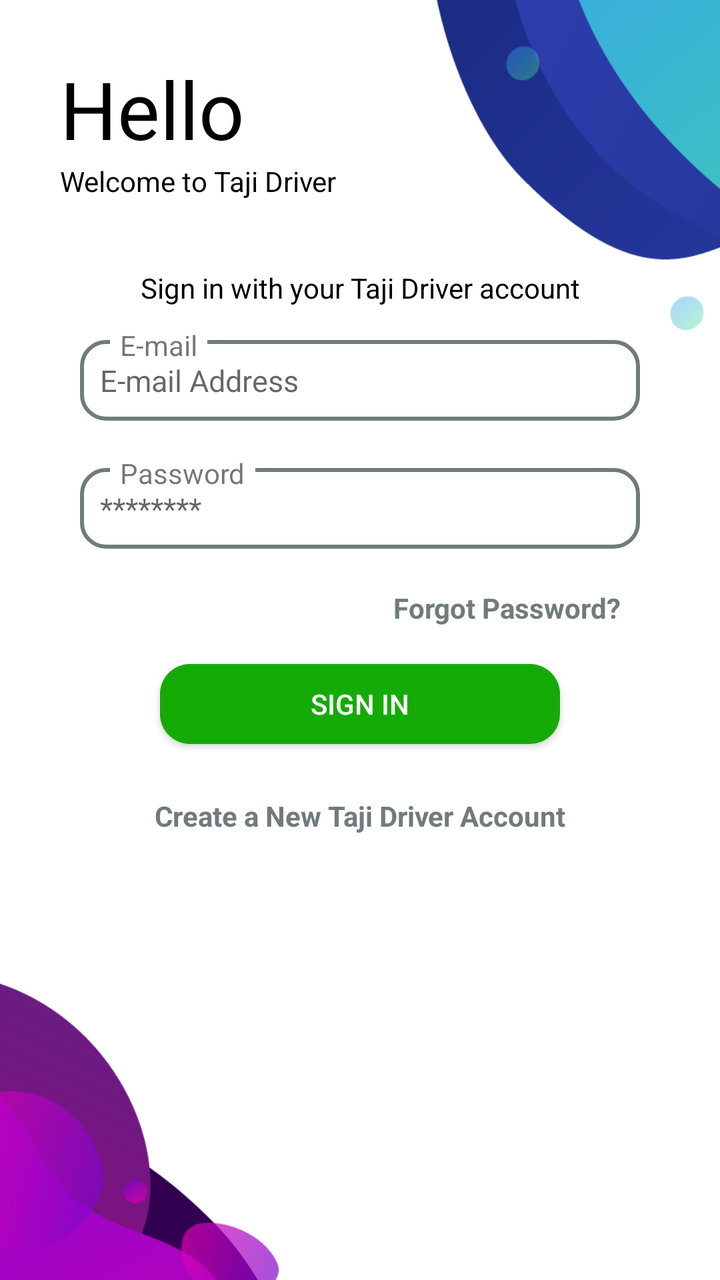
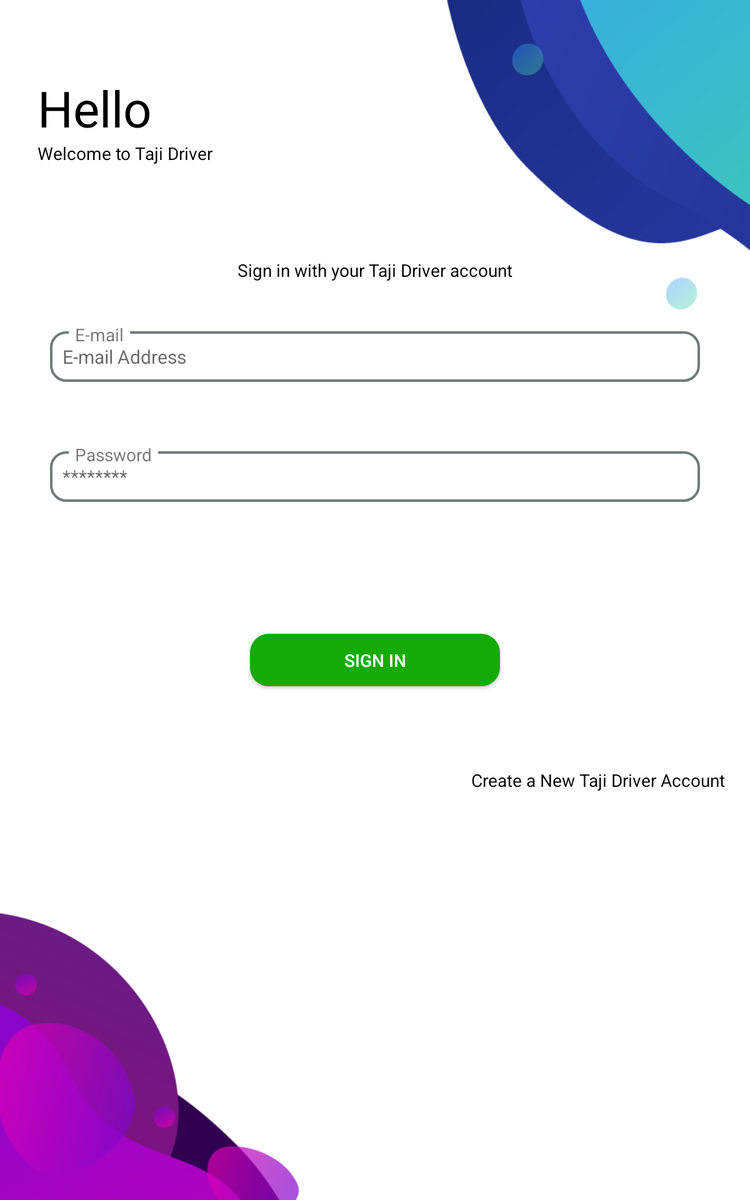

First picture: res/layout/ on a phone held upright. Second picture: the repository's own variant of that layout, on a device whose configuration matches the variant's folder. Source for both follows.
<!-- AndroidManifest.xml: application theme AppTheme -->
<!-- res/layout/auth_sign_in.xml -->
<?xml version="1.0" encoding="utf-8"?>
<RelativeLayout
    xmlns:android="http://schemas.android.com/apk/res/android"
    xmlns:tools="http://schemas.android.com/tools"
    android:id="@+id/main_layout"
    android:layout_width="match_parent"
    android:layout_height="match_parent"
    android:background="@android:color/white"
    android:screenOrientation="portrait"
    android:orientation="vertical"
    tools:context=".auth.SignIn">

    <ImageView
        android:id="@+id/imageView2"
        android:layout_width="match_parent"
        android:layout_height="match_parent"
        android:scaleType="centerCrop"
        android:src="@drawable/background_1" />

    <LinearLayout
        android:layout_width="match_parent"
        android:layout_height="match_parent"
        android:orientation="vertical"
        android:weightSum="10"
        android:layout_alignParentBottom="true">

        <RelativeLayout
            android:layout_width="match_parent"
            android:layout_height="0dp"
            android:paddingStart="@dimen/dim_20"
            android:paddingEnd="@dimen/dim_20"
            android:layout_weight="2">

            <LinearLayout
                android:layout_width="match_parent"
                android:layout_height="wrap_content"
                android:layout_centerInParent="true"
                android:paddingStart="@dimen/dim_10"
                android:paddingEnd="0dp"
                android:orientation="vertical">

                <TextView
                    android:layout_width="match_parent"
                    android:layout_height="wrap_content"
                    android:textColor="@android:color/black"
                    android:textSize="@dimen/dim_40"
                    android:layout_marginBottom="@dimen/dim_00"
                    android:text="@string/hello"
                    tools:ignore="SpUsage" />

                <TextView
                    android:layout_width="match_parent"
                    android:layout_height="wrap_content"
                    android:layout_centerInParent="true"
                    android:textColor="@android:color/black"
                    android:layout_marginBottom="@dimen/dim_00"
                    android:text="@string/welcome_taji"
                    tools:ignore="SpUsage" />

            </LinearLayout>

        </RelativeLayout>

        <RelativeLayout
            android:layout_width="match_parent"
            android:layout_height="0dp"
            android:paddingStart="@dimen/dim_20"
            android:paddingEnd="@dimen/dim_20"
            android:layout_weight="0.5">

            <TextView
                android:layout_width="match_parent"
                android:layout_height="wrap_content"
                android:layout_centerInParent="true"
                android:textColor="@android:color/black"
                android:layout_marginBottom="@dimen/dim_00"
                android:text="@string/sign_in_text"
                android:gravity="center"
                tools:ignore="SpUsage" />

        </RelativeLayout>

        <RelativeLayout
            android:layout_width="match_parent"
            android:layout_height="0dp"
            android:paddingStart="@dimen/dim_20"
            android:paddingEnd="@dimen/dim_20"
            android:layout_weight="1">

            <RelativeLayout
                android:layout_centerInParent="true"
                android:layout_width="match_parent"
                android:layout_height="match_parent"
                android:paddingStart="@dimen/dim_20"
                android:paddingEnd="@dimen/dim_20">

                <EditText
                    android:id="@+id/accountEmail"
                    android:layout_width="match_parent"
                    android:layout_height="wrap_content"
                    android:layout_marginTop="10dp"
                    android:padding="@dimen/dim_10"
                    android:hint="@string/email_hint"
                    android:textSize="@dimen/dim_15"
                    android:inputType="textEmailAddress"
                    android:background="@drawable/grey_borderline"
                    tools:ignore="SpUsage" />
                <TextView
                    android:layout_width="wrap_content"
                    android:layout_height="wrap_content"
                    android:layout_marginStart="@dimen/dim_15"
                    android:layout_marginEnd="@dimen/dim_10"
                    android:layout_marginTop="3dp"
                    android:paddingEnd="@dimen/dim_05"
                    android:paddingStart="@dimen/dim_05"
                    android:background="#ffffff"
                    android:text="@string/email_placeholder" />

            </RelativeLayout>

        </RelativeLayout>

        <RelativeLayout
            android:layout_width="match_parent"
            android:layout_height="0dp"
            android:paddingStart="@dimen/dim_20"
            android:paddingEnd="@dimen/dim_20"
            android:layout_weight="1">

            <RelativeLayout
                android:layout_width="match_parent"
                android:layout_height="match_parent"
                android:layout_centerHorizontal="true"
                android:paddingStart="@dimen/dim_20"
                android:paddingEnd="@dimen/dim_20">

                <EditText
                    android:id="@+id/accountPassword"
                    android:layout_width="match_parent"
                    android:layout_height="wrap_content"
                    android:layout_marginTop="10dp"
                    android:background="@drawable/grey_borderline"
                    android:hint="@string/password_hint"
                    android:inputType="textPassword"
                    android:padding="@dimen/dim_10"
                    android:textSize="@dimen/dim_15"
                    tools:ignore="SpUsage" />

                <TextView
                    android:layout_width="wrap_content"
                    android:layout_height="wrap_content"
                    android:layout_marginStart="@dimen/dim_15"
                    android:layout_marginTop="3dp"
                    android:layout_marginEnd="@dimen/dim_10"
                    android:background="#ffffff"
                    android:paddingStart="@dimen/dim_05"
                    android:paddingEnd="@dimen/dim_05"
                    android:text="@string/password_placeholder" />

            </RelativeLayout>

        </RelativeLayout>

        <RelativeLayout
            android:layout_width="match_parent"
            android:layout_height="0dp"
            android:paddingStart="@dimen/dim_20"
            android:paddingEnd="@dimen/dim_20"
            android:layout_weight="0.5">

            <LinearLayout
                android:layout_centerInParent="true"
                android:layout_width="match_parent"
                android:layout_height="match_parent"
                android:orientation="horizontal"
                android:paddingEnd="@dimen/dim_20"
                android:paddingStart="@dimen/dim_20"
                android:weightSum="5">

                <RelativeLayout
                    android:layout_width="0dp"
                    android:layout_gravity="end"
                    android:layout_weight="2"
                    android:gravity="end"
                    android:layout_height="match_parent"
                    tools:ignore="UselessLeaf" />

                <RelativeLayout
                    android:id="@+id/forgotPasswordLink"
                    android:layout_width="0dp"
                    android:layout_height="match_parent"
                    android:layout_weight="3"
                    android:layout_gravity="end"
                    android:gravity="end">

                    <androidx.appcompat.widget.AppCompatTextView
                        android:layout_width="match_parent"
                        android:layout_height="wrap_content"
                        android:background="@android:color/transparent"
                        android:textColor="@color/dark_grey"
                        android:textStyle="bold"
                        android:text="@string/forgotPassword"
                        android:layout_centerInParent="true"
                        android:textAllCaps="false"
                        android:paddingEnd="@dimen/dim_10"
                        android:paddingStart="0dp"
                        android:textAlignment="textEnd"
                        android:layout_gravity="end"/>

                </RelativeLayout>

            </LinearLayout>

        </RelativeLayout>

        <RelativeLayout
            android:id="@+id/authFailed"
            android:visibility="gone"
            android:layout_width="match_parent"
            android:layout_height="0dp"
            android:paddingStart="@dimen/dim_20"
            android:paddingEnd="@dimen/dim_20"
            android:layout_weight="0.5">

            <RelativeLayout
                android:layout_centerInParent="true"
                android:layout_width="match_parent"
                android:layout_height="wrap_content"
                android:paddingStart="@dimen/dim_05"
                android:paddingEnd="@dimen/dim_05">

                <TextView
                    android:id="@+id/accountError"
                    android:visibility="visible"
                    android:layout_width="match_parent"
                    android:layout_height="wrap_content"
                    android:layout_centerInParent="true"
                    android:textColor="@color/error"
                    android:gravity="center"
                    android:layout_marginBottom="@dimen/dim_00"
                    android:text="@string/sign_in_text"
                    tools:ignore="SpUsage" />

            </RelativeLayout>

        </RelativeLayout>

        <RelativeLayout
            android:layout_width="match_parent"
            android:layout_height="0dp"
            android:paddingStart="@dimen/dim_20"
            android:paddingEnd="@dimen/dim_20"
            android:layout_weight="1">

            <RelativeLayout
                android:layout_width="match_parent"
                android:layout_height="match_parent"
                android:layout_centerInParent="true"
                android:paddingStart="@dimen/dim_05"
                android:paddingEnd="@dimen/dim_05">

                <androidx.appcompat.widget.AppCompatButton
                    android:id="@+id/accountSignIn"
                    android:layout_width="200dp"
                    android:layout_height="40dp"
                    android:visibility="visible"
                    android:layout_centerInParent="true"
                    android:layout_gravity="center"
                    android:background="@drawable/round_button"
                    android:paddingStart="@dimen/dim_40"
                    android:paddingEnd="@dimen/dim_40"
                    android:text="@string/sign_in"
                    android:textColor="@android:color/white" />

                <ProgressBar
                    android:id="@+id/progressBar"
                    android:layout_centerInParent="true"
                    style="?android:attr/progressBarStyleLarge"
                    android:layout_width="match_parent"
                    android:layout_height="wrap_content"
                    android:layout_below="@+id/accountSignIn"
                    android:layout_centerHorizontal="true"
                    android:visibility="gone"/>

            </RelativeLayout>

        </RelativeLayout>

        <RelativeLayout
            android:id="@+id/signUpLink"
            android:layout_width="match_parent"
            android:layout_height="0dp"
            android:paddingStart="@dimen/dim_20"
            android:paddingEnd="@dimen/dim_20"
            android:layout_weight="0.75">

            <LinearLayout
                android:layout_centerInParent="true"
                android:layout_width="match_parent"
                android:layout_height="match_parent"
                android:orientation="horizontal"
                android:weightSum="5">

                <RelativeLayout
                    android:layout_width="match_parent"
                    android:layout_height="match_parent"
                    android:layout_weight="2"
                    android:layout_gravity="end"
                    android:gravity="end">

                    <androidx.appcompat.widget.AppCompatTextView
                        android:id="@+id/accountSignUp"
                        android:layout_width="match_parent"
                        android:layout_height="wrap_content"
                        android:background="@android:color/transparent"
                        android:textColor="@color/dark_grey"
                        android:textStyle="bold"
                        android:text="@string/accountSignUp"
                        android:layout_centerInParent="true"
                        android:textAllCaps="false"
                        android:textAlignment="center"
                        android:layout_gravity="end"/>

                </RelativeLayout>

            </LinearLayout>

        </RelativeLayout>

    </LinearLayout>

</RelativeLayout>
<!-- resources referenced by this layout -->
<resources>
  <color name="dark_grey">#707B7C</color>
  <color name="error">#FF0000</color>
  <dimen name="dim_00">00dp</dimen>
  <dimen name="dim_05">05dp</dimen>
  <dimen name="dim_10">10dp</dimen>
  <dimen name="dim_15">15dp</dimen>
  <dimen name="dim_20">20dp</dimen>
  <dimen name="dim_40">40dp</dimen>
  <!-- drawable background_1: png bitmap (drawable, 133350 bytes) -->
  <!-- drawable grey_borderline (drawable) -->
  <?xml version="1.0" encoding="UTF-8"?>
  <shape xmlns:android="http://schemas.android.com/apk/res/android">
  
      <stroke
          android:width="2dp"
          android:color="@color/dark_grey" />
  
      <corners android:radius="12dp" />
  
  </shape>
  <!-- drawable round_button (drawable) -->
  <?xml version="1.0" encoding="utf-8"?>
  <shape xmlns:android="http://schemas.android.com/apk/res/android"
      android:shape="rectangle">
      <solid android:color="@color/colorPrimaryDark" />
      <corners android:bottomRightRadius="@dimen/dim_15"
          android:bottomLeftRadius="@dimen/dim_15"
          android:topRightRadius="@dimen/dim_15"
          android:topLeftRadius="@dimen/dim_15"/>
  </shape>
  <string name="accountSignUp">Create a New Taji Driver Account</string>
  <string name="email_hint">E-mail Address</string>
  <string name="email_placeholder">E-mail</string>
  <string name="forgotPassword">Forgot Password?</string>
  <string name="hello">Hello</string>
  <string name="password_hint">********</string>
  <string name="password_placeholder">Password</string>
  <string name="sign_in">Sign In</string>
  <string name="sign_in_text">Sign in with your Taji Driver account</string>
  <string name="welcome_taji">Welcome to Taji Driver</string>
  <style name="AppTheme" parent="Theme.AppCompat.Light.DarkActionBar">
          
          <item name="colorPrimary">@color/colorPrimary</item>
          <item name="colorPrimaryDark">@color/colorPrimaryDark</item>
          <item name="colorAccent">@color/colorAccent</item>
      </style>
  <color name="colorPrimaryDark">#15AB07</color>
  
      // Other Dependant Color
  <color name="colorPrimary">#22C114</color>
  <color name="colorAccent">#19DF07</color>
</resources>
<!-- res/layout-large/auth_sign_in.xml (the repository's variant of the layout above) -->
<!-- drawn on a 7-inch tablet held upright -->
<?xml version="1.0" encoding="utf-8"?>
<RelativeLayout
    xmlns:android="http://schemas.android.com/apk/res/android"
    xmlns:tools="http://schemas.android.com/tools"
    android:id="@+id/main_layout"
    android:layout_width="match_parent"
    android:layout_height="match_parent"
    android:background="@android:color/white"
    android:screenOrientation="portrait"
    android:orientation="vertical"
    tools:context=".auth.SignIn">

    <ImageView
        android:id="@+id/imageView2"
        android:layout_width="match_parent"
        android:layout_height="match_parent"
        android:scaleType="centerCrop"
        android:src="@drawable/background_1" />

    <LinearLayout
        android:layout_width="match_parent"
        android:layout_height="match_parent"
        android:orientation="vertical"
        android:weightSum="10"
        android:layout_alignParentBottom="true">

        <RelativeLayout
            android:layout_width="match_parent"
            android:layout_height="0dp"
            android:paddingStart="@dimen/dim_20"
            android:paddingEnd="@dimen/dim_20"
            android:layout_weight="2">

            <LinearLayout
                android:layout_width="match_parent"
                android:layout_height="wrap_content"
                android:layout_centerInParent="true"
                android:paddingStart="@dimen/dim_10"
                android:paddingEnd="0dp"
                android:orientation="vertical">

                <TextView
                    android:layout_width="match_parent"
                    android:layout_height="wrap_content"
                    android:textColor="@android:color/black"
                    android:textSize="@dimen/dim_40"
                    android:layout_marginBottom="@dimen/dim_00"
                    android:text="@string/hello"
                    tools:ignore="SpUsage" />

                <TextView
                    android:layout_width="match_parent"
                    android:layout_height="wrap_content"
                    android:layout_centerInParent="true"
                    android:textColor="@android:color/black"
                    android:layout_marginBottom="@dimen/dim_00"
                    android:text="@string/welcome_taji"
                    tools:ignore="SpUsage" />

            </LinearLayout>

        </RelativeLayout>

        <RelativeLayout
            android:layout_width="match_parent"
            android:layout_height="0dp"
            android:paddingStart="@dimen/dim_20"
            android:paddingEnd="@dimen/dim_20"
            android:layout_weight="0.5">

            <TextView
                android:layout_width="match_parent"
                android:layout_height="wrap_content"
                android:layout_centerInParent="true"
                android:textColor="@android:color/black"
                android:layout_marginBottom="@dimen/dim_00"
                android:text="@string/sign_in_text"
                android:gravity="center"
                tools:ignore="SpUsage" />

        </RelativeLayout>

        <RelativeLayout
            android:layout_width="match_parent"
            android:layout_height="0dp"
            android:paddingStart="@dimen/dim_20"
            android:paddingEnd="@dimen/dim_20"
            android:layout_weight="1">

            <RelativeLayout
                android:layout_width="match_parent"
                android:layout_height="wrap_content"
                android:paddingStart="@dimen/dim_20"
                android:paddingEnd="@dimen/dim_20"
                android:layout_marginTop="@dimen/dim_15">

                <EditText
                    android:id="@+id/accountEmail"
                    android:layout_width="match_parent"
                    android:layout_height="wrap_content"
                    android:layout_marginTop="10dp"
                    android:padding="@dimen/dim_10"
                    android:hint="@string/email_hint"
                    android:textSize="@dimen/dim_15"
                    android:inputType="textEmailAddress"
                    android:background="@drawable/grey_borderline"
                    tools:ignore="SpUsage" />
                <TextView
                    android:layout_width="wrap_content"
                    android:layout_height="wrap_content"
                    android:layout_marginStart="@dimen/dim_15"
                    android:layout_marginEnd="@dimen/dim_10"
                    android:layout_marginTop="3dp"
                    android:paddingEnd="@dimen/dim_05"
                    android:paddingStart="@dimen/dim_05"
                    android:background="#ffffff"
                    android:text="@string/email_placeholder" />

            </RelativeLayout>

        </RelativeLayout>

        <RelativeLayout
            android:layout_width="match_parent"
            android:layout_height="0dp"
            android:paddingStart="@dimen/dim_20"
            android:paddingEnd="@dimen/dim_20"
            android:layout_weight="1">

            <RelativeLayout
                android:layout_width="match_parent"
                android:layout_height="wrap_content"
                android:paddingStart="@dimen/dim_20"
                android:paddingEnd="@dimen/dim_20"
                android:layout_marginTop="@dimen/dim_15">

                <EditText
                    android:id="@+id/accountPassword"
                    android:layout_width="match_parent"
                    android:layout_height="wrap_content"
                    android:layout_marginTop="10dp"
                    android:padding="@dimen/dim_10"
                    android:hint="@string/password_hint"
                    android:textSize="@dimen/dim_15"
                    android:inputType="textPassword"
                    android:background="@drawable/grey_borderline"
                    tools:ignore="SpUsage" />
                <TextView
                    android:layout_width="wrap_content"
                    android:layout_height="wrap_content"
                    android:layout_marginStart="@dimen/dim_15"
                    android:layout_marginEnd="@dimen/dim_10"
                    android:layout_marginTop="3dp"
                    android:paddingEnd="@dimen/dim_05"
                    android:paddingStart="@dimen/dim_05"
                    android:background="#ffffff"
                    android:text="@string/password_placeholder" />

            </RelativeLayout>

        </RelativeLayout>

        <RelativeLayout
            android:layout_width="match_parent"
            android:layout_height="0dp"
            android:paddingStart="@dimen/dim_20"
            android:paddingEnd="@dimen/dim_20"
            android:layout_weight="0.5">

            <RelativeLayout
                android:layout_centerInParent="true"
                android:layout_width="match_parent"
                android:layout_height="wrap_content"
                android:paddingStart="@dimen/dim_05"
                android:paddingEnd="@dimen/dim_05"
                android:layout_marginTop="@dimen/dim_05">

                <TextView
                    android:id="@+id/accountError"
                    android:visibility="invisible"
                    android:layout_width="match_parent"
                    android:layout_height="wrap_content"
                    android:layout_centerInParent="true"
                    android:textColor="@color/error"
                    android:gravity="center"
                    android:textSize="@dimen/dim_15"
                    android:layout_marginBottom="@dimen/dim_00"
                    android:text="@string/sign_in_text"
                    tools:ignore="SpUsage" />

            </RelativeLayout>

        </RelativeLayout>

        <RelativeLayout
            android:layout_width="match_parent"
            android:layout_height="0dp"
            android:paddingStart="@dimen/dim_20"
            android:paddingEnd="@dimen/dim_20"
            android:layout_weight="1">

            <RelativeLayout
                android:layout_width="match_parent"
                android:layout_height="match_parent"
                android:layout_centerInParent="true"
                android:paddingStart="@dimen/dim_05"
                android:paddingEnd="@dimen/dim_05">

                <androidx.appcompat.widget.AppCompatButton
                    android:id="@+id/accountSignIn"
                    android:layout_width="200dp"
                    android:layout_height="42dp"
                    android:layout_centerInParent="true"
                    android:layout_gravity="center"
                    android:background="@drawable/round_button"
                    android:paddingStart="@dimen/dim_40"
                    android:paddingEnd="@dimen/dim_40"
                    android:text="@string/sign_in"
                    android:textColor="@android:color/white" />

            </RelativeLayout>

        </RelativeLayout>

        <RelativeLayout
            android:layout_width="match_parent"
            android:layout_height="0dp"
            android:paddingStart="@dimen/dim_20"
            android:paddingEnd="@dimen/dim_20"
            android:layout_weight="1">

            <LinearLayout
                android:layout_centerInParent="true"
                android:layout_width="match_parent"
                android:layout_height="match_parent"
                android:orientation="horizontal"
                android:weightSum="5">

                <RelativeLayout
                    android:layout_width="0dp"
                    android:layout_gravity="end"
                    android:layout_weight="2"
                    android:gravity="end"
                    android:layout_height="match_parent"
                    tools:ignore="UselessLeaf" />

                <RelativeLayout
                    android:id="@+id/signUpLink"
                    android:layout_width="0dp"
                    android:layout_height="match_parent"
                    android:layout_weight="3"
                    android:layout_gravity="end"
                    android:gravity="end">

                    <androidx.appcompat.widget.AppCompatTextView
                        android:id="@+id/accountSignUp"
                        android:layout_width="match_parent"
                        android:layout_height="wrap_content"
                        android:background="@android:color/transparent"
                        android:textColor="@android:color/black"
                        android:text="@string/accountSignUp"
                        android:layout_centerInParent="true"
                        android:textAllCaps="false"
                        android:textAlignment="textEnd"
                        android:layout_gravity="end"/>

                </RelativeLayout>

            </LinearLayout>

        </RelativeLayout>

    </LinearLayout>

</RelativeLayout>
<!-- resources referenced by the variant -->
<!-- as a 7-inch tablet held upright resolves them -->
<resources>
  <color name="error">#FF0000</color>
  <dimen name="dim_00">00dp</dimen>
  <dimen name="dim_05">05dp</dimen>
  <dimen name="dim_10">10dp</dimen>
  <dimen name="dim_15">15dp</dimen>
  <dimen name="dim_20">20dp</dimen>
  <dimen name="dim_40">40dp</dimen>
  <!-- drawable background_1: png bitmap (drawable, 133350 bytes) -->
  <!-- drawable grey_borderline (drawable) -->
  <?xml version="1.0" encoding="UTF-8"?>
  <shape xmlns:android="http://schemas.android.com/apk/res/android">
  
      <stroke
          android:width="2dp"
          android:color="@color/dark_grey" />
  
      <corners android:radius="12dp" />
  
  </shape>
  <!-- drawable round_button (drawable) -->
  <?xml version="1.0" encoding="utf-8"?>
  <shape xmlns:android="http://schemas.android.com/apk/res/android"
      android:shape="rectangle">
      <solid android:color="@color/colorPrimaryDark" />
      <corners android:bottomRightRadius="@dimen/dim_15"
          android:bottomLeftRadius="@dimen/dim_15"
          android:topRightRadius="@dimen/dim_15"
          android:topLeftRadius="@dimen/dim_15"/>
  </shape>
  <string name="accountSignUp">Create a New Taji Driver Account</string>
  <string name="email_hint">E-mail Address</string>
  <string name="email_placeholder">E-mail</string>
  <string name="hello">Hello</string>
  <string name="password_hint">********</string>
  <string name="password_placeholder">Password</string>
  <string name="sign_in">Sign In</string>
  <string name="sign_in_text">Sign in with your Taji Driver account</string>
  <string name="welcome_taji">Welcome to Taji Driver</string>
  <style name="AppTheme" parent="Theme.AppCompat.Light.DarkActionBar">
          
          <item name="colorPrimary">@color/colorPrimary</item>
          <item name="colorPrimaryDark">@color/colorPrimaryDark</item>
          <item name="colorAccent">@color/colorAccent</item>
      </style>
  <color name="dark_grey">#707B7C</color>
  <color name="colorPrimaryDark">#15AB07</color>
  
      // Other Dependant Color
  <color name="colorPrimary">#22C114</color>
  <color name="colorAccent">#19DF07</color>
</resources>
